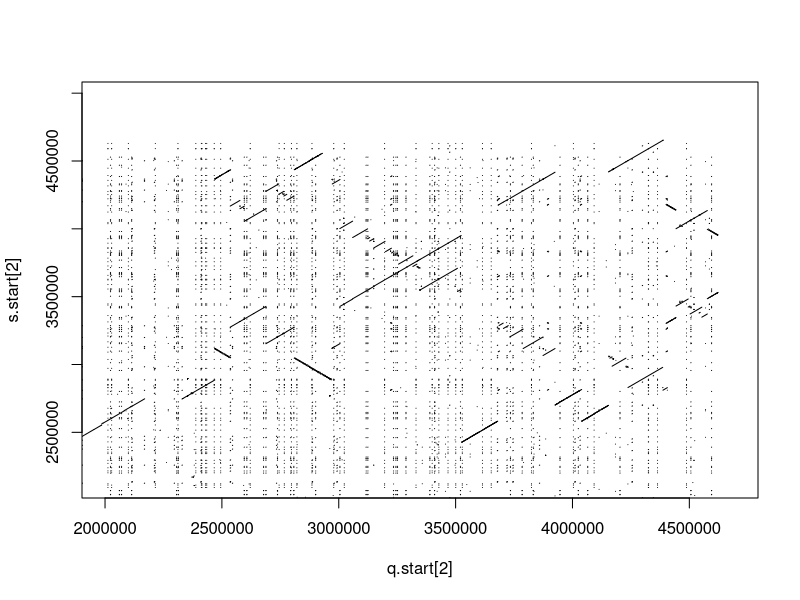

Here is the R script that generated this plot: (Note: a time limit stopped this script after it produced the figure.)
data <- read.table("pestis_1348_co92_Alignment_hit_table.txt")
q.start <- data$V7
q.end <- data$V8
s.start <- data$V9
s.end <- data$V10

###########################################################################################

# REMETRE LES COLONNES END ET START DANS L'ORDRE
data_ordre=data
n=length(q.start)
for(i in 1:n){
  # test des sens de lecture
  if(s.start[i]>s.end[i]){
    # s.start est la fin et s.end est le debut
    # on les echange
    data_ordre$V9[i]=s.end[i] #v9=s.start, v10=s.end
    data_ordre$V10[i]=s.start[i]
  }
  if(q.start[i]>q.end[i]){
    # q.start est la fin et q.end est le debut
    # on les echange
    data_ordre$V7[i]=q.end[i] #v7=q.start, v8=q.end
    data_ordre$V8[i]=q.start[i]
  }
}
s.start=data_ordre$V9
s.end=data_ordre$V10
q.start=data_ordre$V7
q.end=data_ordre$V8

###############################################################################################

# DOT MATRIX (SANS LES SEGMENTS FUSIONES)
plot(q.start[2], s.start[2], cex=.1, pch=1)
segments(q.start, s.start, q.end, s.end)

##############################################################################################    

# FUSIONER LES SEGMENTS TRES PROCHES (APRES AVOIR REMIS LES COL. START ET END DANS L'ORDRE)
data_fusion=data_ordre
n=length(q.start)
for(i in 1:n){
  for(j in 1:n){
    if(q.start[j]>q.start[i]){
      if(abs(s.start[j]-s.end[i]) < 100 & q.start[j]-q.end[i] < 1000){ # seuil arbitraire inferieur au 1er quartile de abs(s.start-s.end)
        # alors on fusionne les fragments i et j (qui deviennent un unique fragment i)
        data_fusion$V8[i]=data_fusion$V8[j] # q.end
        data_fusion$V10[i]=data_fusion$V10[j] #s.end
        data_fusion$V7[j]="FALSE" # q.start >> empêche la ligne j d'être considérée dans les boucles suivantes 
      }
    }
  }
}

##################################################################################################

# SUPPRESSION DES LIGNES AVEC DES FALSE 
data_fusion=data_fusion[!grepl("FALSE", data_fusion$V7),]

q.start_f <- as.numeric(data_fusion$V7)
q.end_f <- data_fusion$V8
s.start_f <- data_fusion$V9
s.end_f <- data_fusion$V10

###################################################################################################

# DOT MATRIX AVEC LES SEGMENTS FUSIONES
plot(q.start[2], s.start[2], cex=.1, pch=1)
segments(q.start_f, s.start_f, q.end_f, s.end_f)

######################################################################################################

# FILTRER LA DOT MATRIX
plot(q.start[2], s.start[2], cex=.1, pch=1)
for(i in 1:length(q.start_f)){
  # valeur seuil arbitraire...
  if(abs(q.start_f[i]-q.end_f[i])>60000){
    segments(q.start_f[i], s.start_f[i], q.end_f[i], s.end_f[i])    
  }
}
